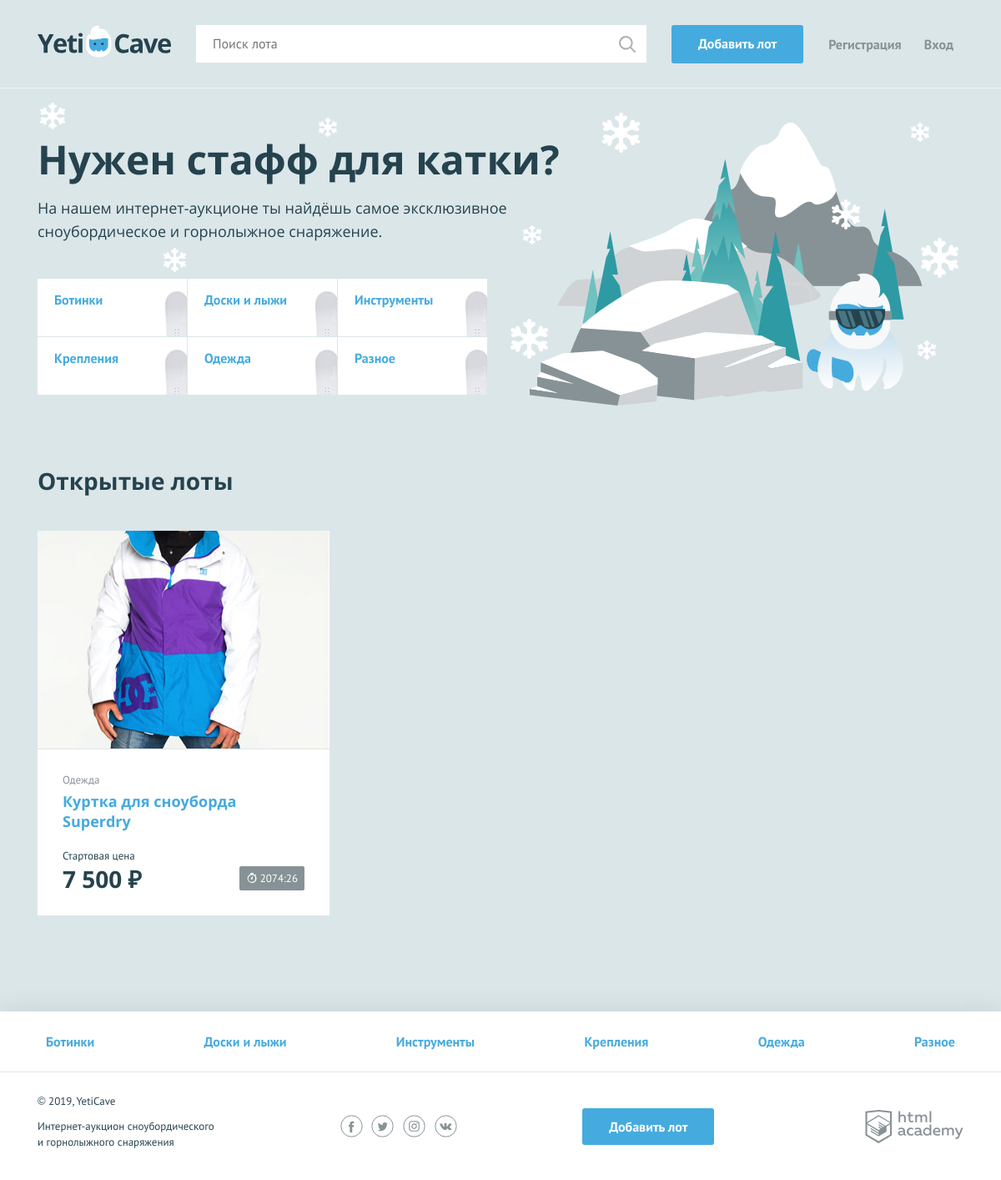
The page / on the database its author committed.
### tables this page shows
CREATE TABLE categories (
id INT AUTO_INCREMENT PRIMARY KEY,
category VARCHAR(100) NOT NULL UNIQUE
);

CREATE TABLE lots (
id INT AUTO_INCREMENT PRIMARY KEY,
creation_date DATETIME DEFAULT NOW(),
title VARCHAR(100) NOT NULL,
description VARCHAR(200) NOT NULL,
picture VARCHAR(100) DEFAULT NULL,
start_price INT NOT NULL,
end_time DATETIME NOT NULL,
rate INT DEFAULT NULL,
author_id INT NOT NULL,
winner_id INT DEFAULT NULL,
category_id INT NOT NULL
);

### functions.php (called while the page is built, shortened)
<?php
function include_template($name, $data) {
$name = 'templates/' . $name;
extract($data);
require $name;
$result = ob_get_clean();
return $result;
}
function format_price($price)
{
$price = ceil($price);
if ($price >= 1000) {
$price = number_format($price, 0, '', ' ');
}
return $price . " ₽";
};
function esc($str) {
$text = htmlspecialchars($str);
return $text;
};
function lot_expire($value){
    $ts_midnight = strtotime($value);
    $secs_to_midnight = $ts_midnight - time();
    $hours = floor($secs_to_midnight / 3600);
    $minutes = floor(($secs_to_midnight % 3600) / 60);
    $remaining_time = $hours . ":" . $minutes;
    return $remaining_time;
}
function get_categories($con) {
    $categories = [];
    $sql = 'SELECT * FROM categories';
    $result = mysqli_query($con, $sql);
    if ($result) {
        $categories = mysqli_fetch_all($result, MYSQLI_ASSOC);
    }
    return $categories;
}
function get_adverts($con) {
    $advert = [];
    $sql = "
        SELECT
               lots.*,
               MAX(bids.sum) AS max_price,
               categories.category
        FROM
             lots
        JOIN
               categories
                 ON lots.category_id = categories.id
        LEFT JOIN
               bids
                 ON lots.id = bids.lot_id
        WHERE
              lots.end_time > NOW()
        GROUP BY
              lots.id
    ";
    if ($res = mysqli_query($con, $sql)) {
        $advert = mysqli_fetch_all($res, MYSQLI_ASSOC);
    }
    return $advert;
}

### templates/index.php (the view)
<main class="container">
    <section class="promo">
        <h2 class="promo__title">Нужен стафф для катки?</h2>
        <p class="promo__text">На нашем интернет-аукционе ты найдёшь самое эксклюзивное сноубордическое и горнолыжное снаряжение.</p>
        <ul class="promo__list">
            <?php foreach ($categories as $value): ?>
                <li class="promo__item promo__item--boards">
                    <a class="promo__link" href="pages/all-lots.html"><?= esc($value['category']);?></a>
                </li>
            <?php endforeach; ?>
        </ul>
    </section>
    <section class="lots">
        <div class="lots__header">
            <h2>Открытые лоты</h2>
        </div>
        <ul class="lots__list">
            <?php foreach ($advert as $item): ?>
                <li class="lots__item lot">
                    <div class="lot__image">
                        <img src="<?= $item['picture']; ?>" width="350" height="260" alt="">
                    </div>
                    <div class="lot__info">
                        <span class="lot__category"><?= esc($item['category']); ?></span>
                        <h3 class="lot__title"><a class="text-link" href="lot.php?lot_id=<?= $item['id'] ; ?> "> <?= esc($item['title']); ?> </a></h3>
                        <div class="lot__state">
                            <div class="lot__rate">
                                <span class="lot__amount">Стартовая цена</span>
                                <span class="lot__cost">
                                <?=format_price($item['start_price']); ?>
                            </div>
                            <div class="lot__timer timer">
                                <?= lot_expire($item['end_time']); ?>
                            </div>
                        </div>
                    </div>
                </li>
            <?php endforeach; ?>
        </ul>
    </section>
</main>

### templates/layout.php (shortened to what this page needs)
<?php $user_logged = isset($_SESSION['user']) ? $_SESSION['user'] : NULL ; ?>
<!DOCTYPE html>
<html lang="ru">
<head>
    <link href="css/normalize.min.css" rel="stylesheet">
    <link href="css/style.css" rel="stylesheet">
</head>
<body>
<div class="page-wrapper">
    <header class="main-header">
        <div class="main-header__container container">
            <a class="main-header__logo">
                <img src="img/logo.svg" width="160" height="39" alt="Логотип компании YetiCave">
            </a>
            <form class="main-header__search" method="get" action="https://echo.htmlacademy.ru">
                <input type="search" name="search" placeholder="Поиск лота">
                <input class="main-header__search-btn" type="submit" name="find" value="Найти">
            </form>
            <a class="main-header__add-lot button" href="add.php">Добавить лот</a>
            <nav class="user-menu">
                <?php if(!empty($user_logged)) : ?>
                    <ul class="user-menu__list">
                       <li class="user-menu__item">
                           <?= esc($user_logged['name']); ?>
                       </li>
                        <li class="user-menu__item">
                            <a href="/logout.php">Выход</a>
                        </li>
                    </ul>
                <?php else: ?>
                    <ul class="user-menu__list">
                        <li class="user-menu__item">
                            <a href="sign_up.php">Регистрация</a>
                        </li>
                        <li class="user-menu__item">
                            <a href="login.php">Вход</a>
                        </li>
                    </ul>
                <?php endif; ?>
            </nav>
        </div>
    </header>
    <?= $page_content; ?>
</div>
<footer class="main-footer">
    <nav class="nav">
        <ul class="nav__list container">
            <?php foreach ($categories as $value): ?>
                <li class="nav__item">
                    <a href="pages/all-lots.html"><?= esc($value['category']); ?></a>
                </li>
            <?php endforeach; ?>
        </ul>
    </nav>
    <div class="main-footer__bottom container">
        <div class="main-footer__copyright">
            <p>© 2019, YetiCave</p>
            <p>Интернет-аукцион сноубордического и горнолыжного снаряжения</p>
        </div>
        <div class="main-footer__social social">
            <a class="social__link social__link--facebook" href="#">
            </a>
            <a class="social__link social__link--twitter" href="#">
            </a>
            <a class="social__link social__link--instagram" href="#">
            </a>
            <a class="social__link social__link--vkontakte" href="#">
            </a>
        </div>
        <a class="main-header__add-lot button" href="add.php">Добавить лот</a>
        <div class="main-footer__developed-by">
            <a class="logo-academy" href="https://htmlacademy.ru/intensive/php">
            </a>
        </div>
    </div>
</footer>
</body>
</html>

### index.php
<?php
require_once 'init.php';
require_once 'functions.php';
$categories = get_categories($con);
$advert = get_adverts($con);
$page_content = include_template('index.php',
    ['categories' => $categories,
        'advert' => $advert
        ]);
$layout_content = include_template("layout.php",
    ['page_content' => $page_content,
        'categories' => $categories,
        'title' => 'Главная'
    ]);
print($layout_content);

### rows shown on the page
categories: category "Ботинки"
categories: category "Доски и лыжи"
categories: category "Инструменты"
categories: category "Крепления"
categories: category "Одежда"
categories: category "Разное"
lots: picture (picture), category.category "Одежда", title "Куртка для сноуборда Superdry", start_price "7 500 ₽", end_time "2074:26"
